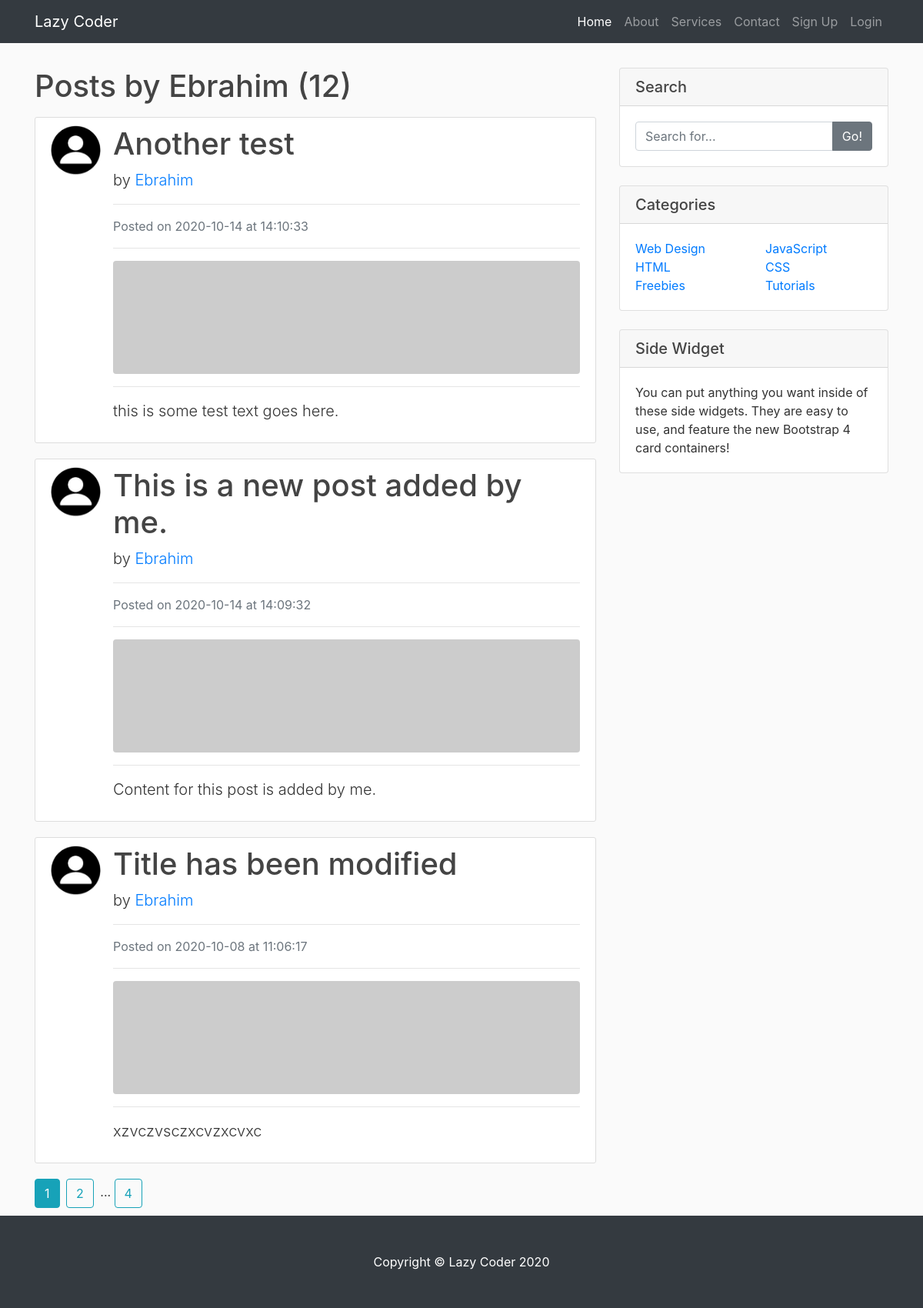
/user/Ebrahim, run on an earlier commit of the app's database.
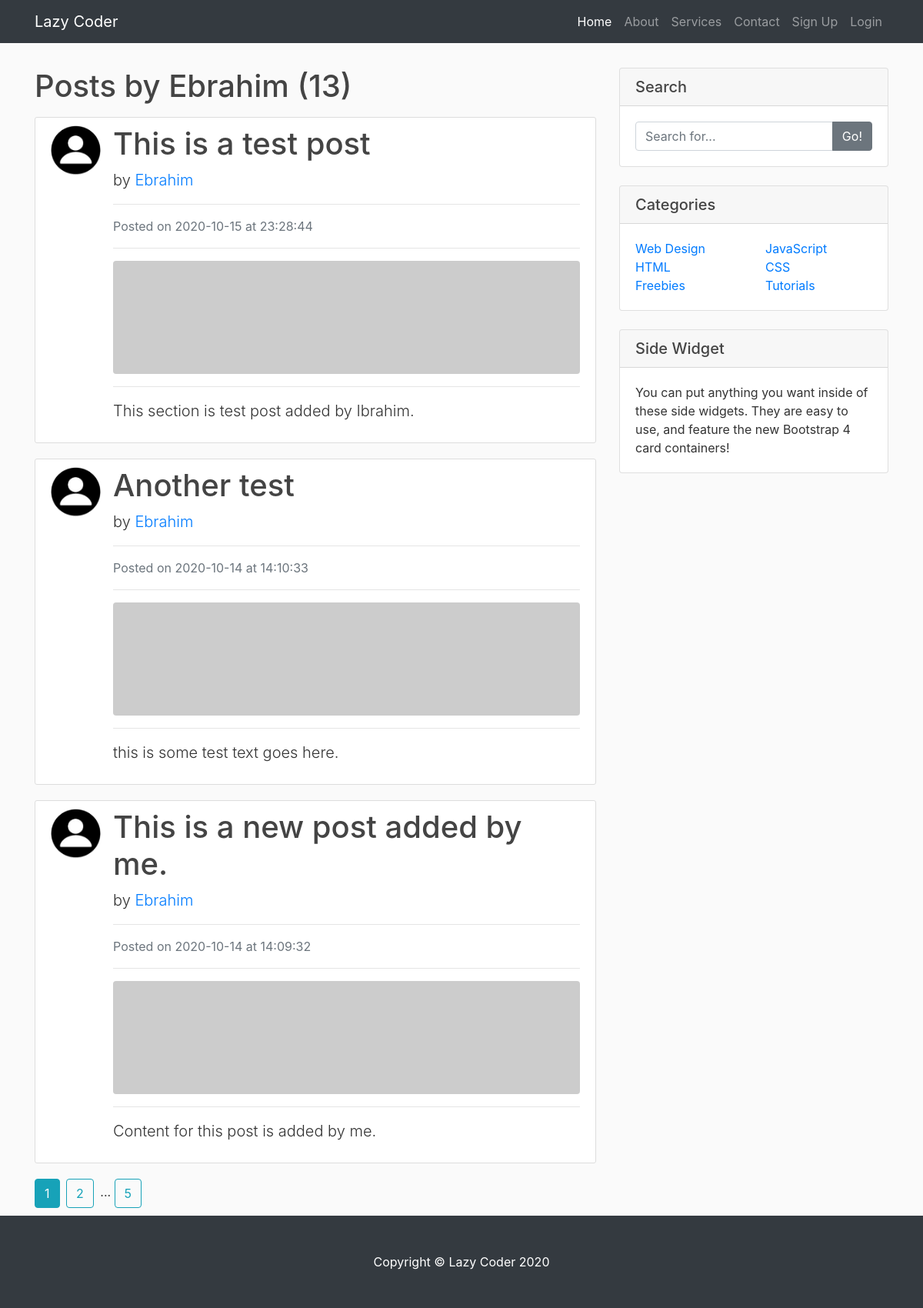
And on a later commit of the database.
### blog/models.py (models this page shows, shortened)
class Post(db.Model):
    id = db.Column(db.Integer, primary_key=True)
    title = db.Column(db.String(100), nullable=True)
    date_posted = db.Column(db.DateTime, nullable=False, default=datetime.utcnow)
    content = db.Column(db.Text, nullable=False)
    user_id = db.Column(db.Integer, db.ForeignKey('user.id'), nullable=False)

class User(db.Model, UserMixin):
    id = db.Column(db.Integer, primary_key=True)
    username = db.Column(db.String(255), unique=True, nullable=False)
    email = db.Column(db.String(255), unique=True, nullable=False)
    image_file = db.Column(db.String(20), nullable=False, default='default.jpg')
    password = db.Column(db.String(60), nullable = False)
    posts = db.relationship('Post', backref='author', lazy=True)

### blog/user/routes.py (the view)
@user.route('/user/<string:username>')
def user_posts(username):
    page = request.args.get('page', 1, type=int)
    user = User.query.filter_by(username=username).first_or_404()
    posts = Post.query.filter_by(author=user)\
        .order_by(Post.date_posted.desc())\
        .paginate(page=page, per_page=3)
    return render_template('user_posts.html', title='User Posts', posts=posts, user=user)

### blog/templates/user_posts.html
{% extends "layout.html" %}
{% block content %}
    <h1 class="mb-3 article-title">Posts by {{ user.username }} ({{ posts.total }})</h1>
    {% for post in posts.items %}
        <div class="media content-section">
            <img class="rounded-circle article-img" src="{{ url_for('static', filename='profiles/' + post.author.image_file) }}" alt="">
            <div class="media-body">
                <h1>
                    <a href="{{ url_for('post.show_post', post_id=post.id) }}" class="article-title">
                        {{ post.title }}
                    </a>
                </h1>
                <p class="lead">
                    by <a href="{{ url_for('user.user_posts', username=post.author.username) }}">{{ post.author.username }}</a>
                </p>
                <hr>
                <p class="text-muted">Posted on {{ post.date_posted.strftime('%Y-%m-%d') }} at {{ post.date_posted.strftime('%H:%M:%S') }}</p>
                <hr>
                <img class="img-fluid rounded" src="http://placehold.it/620x150" alt="">
                <hr>
                <p class="lead">{{ post.content }}</p>
            </div>
        </div>
    {% endfor %}
    {% for page_num in posts.iter_pages(left_edge=1, right_edge=1, left_current=1, right_current=2) %}
        {% if page_num %}
            {% if posts.page == page_num %}
                <a href="{{ url_for('user.user_posts', username=user.username, page=page_num) }}" class="btn btn-info mr-1">{{ page_num }}</a>
            {% else %}
                <a href="{{ url_for('user.user_posts', username=user.username, page=page_num) }}" class="btn btn-outline-info mr-1">{{ page_num }}</a>
            {% endif %}
        {% else %}
            ...
        {% endif %}
    {% endfor %}
{% endblock content %}
{% block sidebar %}
    <div class="card my-2">
        <h5 class="card-header">Search</h5>
        <div class="card-body">
            <div class="input-group">
                <input type="text" class="form-control" placeholder="Search for...">
                <span class="input-group-append">
                <button class="btn btn-secondary" type="button">Go!</button>
                </span>
            </div>
        </div>
    </div>
    <div class="card my-4">
        <h5 class="card-header">Categories</h5>
        <div class="card-body">
            <div class="row">
                <div class="col-lg-6">
                    <ul class="list-unstyled mb-0">
                        <li>
                            <a href="#">Web Design</a>
                        </li>
                        <li>
                            <a href="#">HTML</a>
                        </li>
                        <li>
                            <a href="#">Freebies</a>
                        </li>
                    </ul>
                </div>
                <div class="col-lg-6">
                    <ul class="list-unstyled mb-0">
                        <li>
                            <a href="#">JavaScript</a>
                        </li>
                        <li>
                            <a href="#">CSS</a>
                        </li>
                        <li>
                            <a href="#">Tutorials</a>
                        </li>
                    </ul>
                </div>
            </div>
        </div>
    </div>
    <div class="card my-4">
        <h5 class="card-header">Side Widget</h5>
        <div class="card-body">
            You can put anything you want inside of these side widgets. They are easy to use, and feature the new Bootstrap 4 card containers!
        </div>
    </div>
{% endblock sidebar %}

What changed in the data, as far as the page shows it:
no longer on this page (row unchanged): Post: image_file (picture), title "Title has been modified", author.username "Ebrahim", date_posted "2020-10-08", date_posted "11:06:17", content "xzvczvsczxcvzxcvxc"
added Post: image_file (picture), title "This is a test post", author.username "Ebrahim", date_posted "2020-10-15", date_posted "23:28:44", content "This section is test post added by Ibrahim."
Also different on the page:
{{ posts.total }}: "12" → "13"
new list line: "5"
list line gone: "4"
